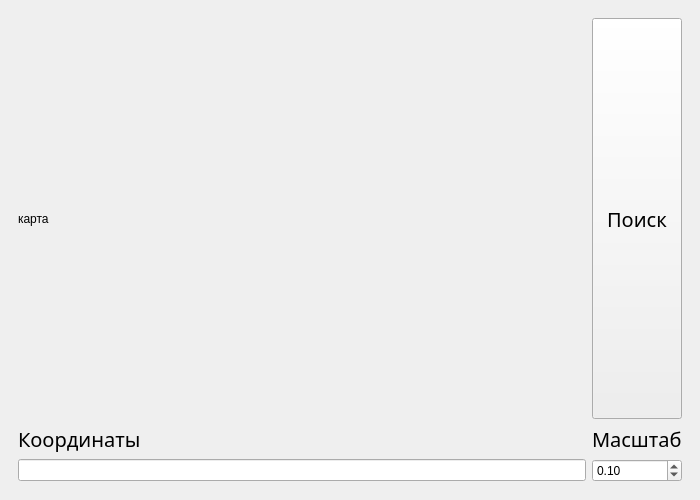
<?xml version="1.0" encoding="UTF-8"?>
<ui version="4.0">
 <class>MainWindow</class>
 <widget class="QMainWindow" name="MainWindow">
  <property name="geometry">
   <rect>
    <x>0</x>
    <y>0</y>
    <width>700</width>
    <height>500</height>
   </rect>
  </property>
  <property name="minimumSize">
   <size>
    <width>700</width>
    <height>500</height>
   </size>
  </property>
  <property name="maximumSize">
   <size>
    <width>700</width>
    <height>500</height>
   </size>
  </property>
  <property name="windowTitle">
   <string>Большая задача по Maps API</string>
  </property>
  <widget class="QWidget" name="centralwidget">
   <layout class="QGridLayout" name="gridLayout">
    <item row="0" column="0">
     <widget class="QWidget" name="widget" native="true">
      <layout class="QGridLayout" name="gridLayout_3">
       <item row="0" column="0">
        <layout class="QGridLayout" name="gridLayout_2">
         <item row="1" column="1">
          <widget class="QLabel" name="scale_label">
           <property name="font">
            <font>
             <family>Zanesennyj</family>
             <pointsize>15</pointsize>
            </font>
           </property>
           <property name="text">
            <string>Масштаб</string>
           </property>
          </widget>
         </item>
         <item row="1" column="0">
          <widget class="QLabel" name="coordinates_label">
           <property name="font">
            <font>
             <family>Zanesennyj</family>
             <pointsize>15</pointsize>
            </font>
           </property>
           <property name="text">
            <string>Координаты</string>
           </property>
          </widget>
         </item>
         <item row="2" column="0">
          <widget class="QLineEdit" name="coordinates"/>
         </item>
         <item row="2" column="1">
          <widget class="QDoubleSpinBox" name="scale">
           <property name="value">
            <double>0.100000000000000</double>
           </property>
          </widget>
         </item>
         <item row="0" column="0">
          <widget class="QLabel" name="map">
           <property name="sizePolicy">
            <sizepolicy hsizetype="Preferred" vsizetype="Expanding">
             <horstretch>0</horstretch>
             <verstretch>0</verstretch>
            </sizepolicy>
           </property>
           <property name="text">
            <string>карта</string>
           </property>
          </widget>
         </item>
         <item row="0" column="1">
          <widget class="QPushButton" name="search">
           <property name="enabled">
            <bool>true</bool>
           </property>
           <property name="sizePolicy">
            <sizepolicy hsizetype="Minimum" vsizetype="Expanding">
             <horstretch>0</horstretch>
             <verstretch>0</verstretch>
            </sizepolicy>
           </property>
           <property name="font">
            <font>
             <family>Zanesennyj</family>
             <pointsize>15</pointsize>
            </font>
           </property>
           <property name="text">
            <string>Поиск</string>
           </property>
          </widget>
         </item>
        </layout>
       </item>
      </layout>
     </widget>
    </item>
   </layout>
  </widget>
 </widget>
 <resources/>
 <connections/>
</ui>
